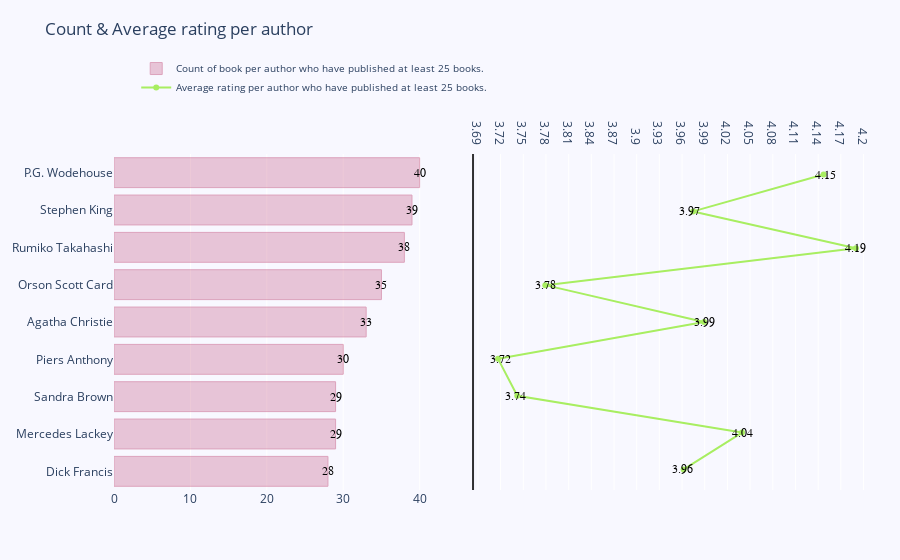

The notebook cell this image was saved under:
### Code cell
y_count = authors.Count
y_rate = authors.Average_rating
x = authors.index


# Creating two subplots
fig = make_subplots(rows=1, cols=2, specs=[[{}, {}]], shared_xaxes=True,
                    shared_yaxes=False, vertical_spacing=0.001)

fig.append_trace(go.Bar(
    x=y_count,
    y=x,  opacity = 0.5,
    marker=dict(
        color='rgba(193, 78, 122, 0.6)',
        line=dict(
            color='rgba(193, 78, 122, 1.0)',
            width=1),
    ),
    name='Count of book per author who have published at least 25 books.',
    orientation='h',
), 1, 1)

fig.append_trace(go.Scatter(
    x=y_rate, y=x,
    mode='lines+markers',
    line_color='rgb(168, 238, 97)',
    name='Average rating per author who have published at least 25 books.',
), 1, 2)

fig.update_layout(
    title='Count & Average rating per author',
    yaxis=dict(
        showgrid=False,
        showline=False,
        showticklabels=True,
        domain=[0, 0.80],
    ),
    yaxis2=dict(
        showgrid=False,
        showline=True,
        showticklabels=False,
        linecolor='rgba(0, 0, 0, 0.8)',
        linewidth=2,
        domain=[0, 0.80],
    ),
    xaxis=dict(
        zeroline=False,
        showline=False,
        showticklabels=True,
        showgrid=True,
        domain=[0, 0.42],
    ),
    xaxis2=dict(
        zeroline=False,
        showline=False,
        showticklabels=True,
        showgrid=True,
        domain=[0.47, 1],
        side='top',
        dtick=0.03,
    ),
    legend=dict(x=0.029, y=1.038, font_size=10),
    margin=dict(l=100, r=20, t=70, b=70),
    paper_bgcolor='rgb(248, 248, 255)',
    plot_bgcolor='rgb(248, 248, 255)',
)

y_s = y_count 
y_nw = np.round(y_rate, decimals=2)
annotations = []

# Adding labels
for ydn, yd, xd in zip(y_nw, y_s, x):
    # labeling the scatter savings
    annotations.append(dict(xref='x2', yref='y2',
                            y=xd, x=ydn,
                            text='{:,}'.format(ydn),
                            font=dict(family='Arial', size=12,
                                      color='rgb(0, 0, 0)'),
                            showarrow=False))
    # labeling the bar net worth
    annotations.append(dict(xref='x1', yref='y1',
                            y=xd, x=yd ,
                            text=str(yd) ,
                            font=dict(family='Arial', size=12,
                                      color='rgb(0, 0, 0)'),
                            showarrow=False))


fig.update_layout(annotations=annotations)

fig.show()

### Figure 1 — Plotly figure (JSON) as saved in the notebook; plotly's stock layout.template omitted (floating-point values rounded to 4 significant figures)
{"data": [{"marker": {"color": "rgba(193, 78, 122, 0.6)", "line": {"color": "rgba(193, 78, 122, 1.0)", "width": 1}}, "name": "Count of book per author who have published at least 25 books.", "opacity": 0.5, "orientation": "h", "type": "bar", "x": [28, 29, 29, 30, 33, 35, 38, 39, 40], "xaxis": "x", "y": ["Dick Francis", "Mercedes Lackey", "Sandra Brown", "Piers Anthony", "Agatha Christie", "Orson Scott Card", "Rumiko Takahashi", "Stephen King", "P.G. Wodehouse"], "yaxis": "y"}, {"line": {"color": "rgb(168, 238, 97)"}, "mode": "lines+markers", "name": "Average rating per author who have published at least 25 books.", "type": "scatter", "x": [3.962, 4.039, 3.742, 3.717, 3.989, 3.779, 4.19, 3.975, 4.147], "xaxis": "x2", "y": ["Dick Francis", "Mercedes Lackey", "Sandra Brown", "Piers Anthony", "Agatha Christie", "Orson Scott Card", "Rumiko Takahashi", "Stephen King", "P.G. Wodehouse"], "yaxis": "y2"}], "layout": {"annotations": [{"font": {"color": "rgb(0, 0, 0)", "family": "Arial", "size": 12}, "showarrow": false, "text": "3.96", "x": 3.96, "xref": "x2", "y": "Dick Francis", "yref": "y2"}, {"font": {"color": "rgb(0, 0, 0)", "family": "Arial", "size": 12}, "showarrow": false, "text": "28", "x": 28, "xref": "x", "y": "Dick Francis", "yref": "y"}, {"font": {"color": "rgb(0, 0, 0)", "family": "Arial", "size": 12}, "showarrow": false, "text": "4.04", "x": 4.04, "xref": "x2", "y": "Mercedes Lackey", "yref": "y2"}, {"font": {"color": "rgb(0, 0, 0)", "family": "Arial", "size": 12}, "showarrow": false, "text": "29", "x": 29, "xref": "x", "y": "Mercedes Lackey", "yref": "y"}, {"font": {"color": "rgb(0, 0, 0)", "family": "Arial", "size": 12}, "showarrow": false, "text": "3.74", "x": 3.74, "xref": "x2", "y": "Sandra Brown", "yref": "y2"}, {"font": {"color": "rgb(0, 0, 0)", "family": "Arial", "size": 12}, "showarrow": false, "text": "29", "x": 29, "xref": "x", "y": "Sandra Brown", "yref": "y"}, {"font": {"color": "rgb(0, 0, 0)", "family": "Arial", "size": 12}, "showarrow": false, "text": "3.72", "x": 3.72, "xref": "x2", "y": "Piers Anthony", "yref": "y2"}, {"font": {"color": "rgb(0, 0, 0)", "family": "Arial", "size": 12}, "showarrow": false, "text": "30", "x": 30, "xref": "x", "y": "Piers Anthony", "yref": "y"}, {"font": {"color": "rgb(0, 0, 0)", "family": "Arial", "size": 12}, "showarrow": false, "text": "3.99", "x": 3.99, "xref": "x2", "y": "Agatha Christie", "yref": "y2"}, {"font": {"color": "rgb(0, 0, 0)", "family": "Arial", "size": 12}, "showarrow": false, "text": "33", "x": 33, "xref": "x", "y": "Agatha Christie", "yref": "y"}, {"font": {"color": "rgb(0, 0, 0)", "family": "Arial", "size": 12}, "showarrow": false, "text": "3.78", "x": 3.78, "xref": "x2", "y": "Orson Scott Card", "yref": "y2"}, {"font": {"color": "rgb(0, 0, 0)", "family": "Arial", "size": 12}, "showarrow": false, "text": "35", "x": 35, "xref": "x", "y": "Orson Scott Card", "yref": "y"}, {"font": {"color": "rgb(0, 0, 0)", "family": "Arial", "size": 12}, "showarrow": false, "text": "4.19", "x": 4.19, "xref": "x2", "y": "Rumiko Takahashi", "yref": "y2"}, {"font": {"color": "rgb(0, 0, 0)", "family": "Arial", "size": 12}, "showarrow": false, "text": "38", "x": 38, "xref": "x", "y": "Rumiko Takahashi", "yref": "y"}, {"font": {"color": "rgb(0, 0, 0)", "family": "Arial", "size": 12}, "showarrow": false, "text": "3.97", "x": 3.97, "xref": "x2", "y": "Stephen King", "yref": "y2"}, {"font": {"color": "rgb(0, 0, 0)", "family": "Arial", "size": 12}, "showarrow": false, "text": "39", "x": 39, "xref": "x", "y": "Stephen King", "yref": "y"}, {"font": {"color": "rgb(0, 0, 0)", "family": "Arial", "size": 12}, "showarrow": false, "text": "4.15", "x": 4.15, "xref": "x2", "y": "P.G. Wodehouse", "yref": "y2"}, {"font": {"color": "rgb(0, 0, 0)", "family": "Arial", "size": 12}, "showarrow": false, "text": "40", "x": 40, "xref": "x", "y": "P.G. Wodehouse", "yref": "y"}], "legend": {"font": {"size": 10}, "x": 0.029, "y": 1.038}, "margin": {"b": 70, "l": 100, "r": 20, "t": 70}, "paper_bgcolor": "rgb(248, 248, 255)", "plot_bgcolor": "rgb(248, 248, 255)", "title": {"text": "Count & Average rating per author"}, "xaxis": {"anchor": "y", "domain": [0, 0.42], "showgrid": true, "showline": false, "showticklabels": true, "zeroline": false}, "xaxis2": {"anchor": "y2", "domain": [0.47, 1], "dtick": 0.03, "showgrid": true, "showline": false, "showticklabels": true, "side": "top", "zeroline": false}, "yaxis": {"anchor": "x", "domain": [0, 0.8], "showgrid": false, "showline": false, "showticklabels": true}, "yaxis2": {"anchor": "x2", "domain": [0, 0.8], "linecolor": "rgba(0, 0, 0, 0.8)", "linewidth": 2, "showgrid": false, "showline": true, "showticklabels": false}}}
